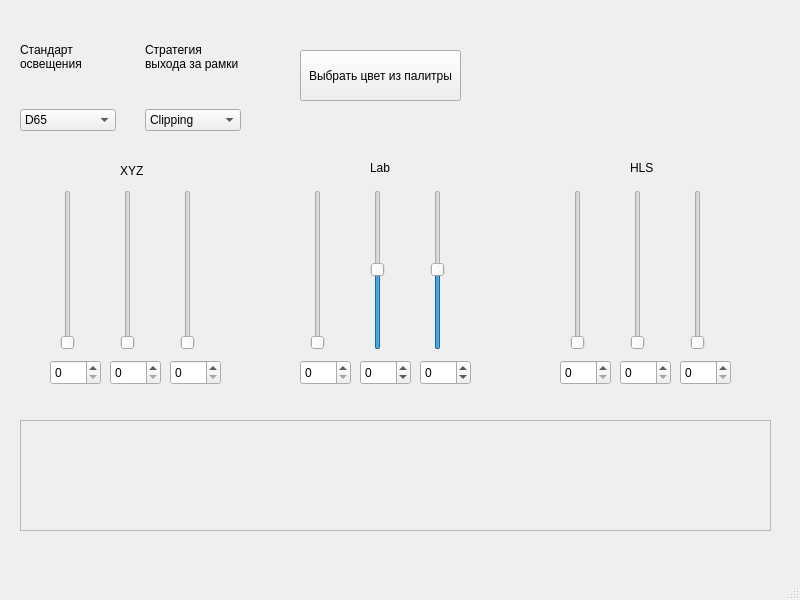
<?xml version="1.0" encoding="UTF-8"?>
<ui version="4.0">
 <class>MainWindow</class>
 <widget class="QMainWindow" name="MainWindow">
  <property name="geometry">
   <rect>
    <x>0</x>
    <y>0</y>
    <width>800</width>
    <height>600</height>
   </rect>
  </property>
  <property name="windowTitle">
   <string>MainWindow</string>
  </property>
  <widget class="QWidget" name="centralwidget">
   <widget class="QPushButton" name="btnColorPicker">
    <property name="geometry">
     <rect>
      <x>300</x>
      <y>50</y>
      <width>161</width>
      <height>51</height>
     </rect>
    </property>
    <property name="text">
     <string>Выбрать цвет из палитры</string>
    </property>
   </widget>
   <widget class="QFrame" name="previewFrame">
    <property name="geometry">
     <rect>
      <x>20</x>
      <y>420</y>
      <width>751</width>
      <height>111</height>
     </rect>
    </property>
    <property name="frameShape">
     <enum>QFrame::Shape::StyledPanel</enum>
    </property>
    <property name="frameShadow">
     <enum>QFrame::Shadow::Raised</enum>
    </property>
   </widget>
   <widget class="QLabel" name="lblWarning">
    <property name="geometry">
     <rect>
      <x>530</x>
      <y>30</y>
      <width>201</width>
      <height>91</height>
     </rect>
    </property>
    <property name="text">
     <string/>
    </property>
    <property name="wordWrap">
     <bool>true</bool>
    </property>
   </widget>
   <widget class="QSlider" name="sliderX">
    <property name="geometry">
     <rect>
      <x>60</x>
      <y>190</y>
      <width>16</width>
      <height>160</height>
     </rect>
    </property>
    <property name="maximum">
     <number>95</number>
    </property>
    <property name="orientation">
     <enum>Qt::Orientation::Vertical</enum>
    </property>
   </widget>
   <widget class="QSlider" name="sliderY">
    <property name="geometry">
     <rect>
      <x>120</x>
      <y>190</y>
      <width>16</width>
      <height>160</height>
     </rect>
    </property>
    <property name="maximum">
     <number>100</number>
    </property>
    <property name="orientation">
     <enum>Qt::Orientation::Vertical</enum>
    </property>
   </widget>
   <widget class="QSlider" name="sliderZ">
    <property name="geometry">
     <rect>
      <x>180</x>
      <y>190</y>
      <width>16</width>
      <height>160</height>
     </rect>
    </property>
    <property name="maximum">
     <number>108</number>
    </property>
    <property name="orientation">
     <enum>Qt::Orientation::Vertical</enum>
    </property>
   </widget>
   <widget class="QSpinBox" name="spinX">
    <property name="geometry">
     <rect>
      <x>50</x>
      <y>360</y>
      <width>51</width>
      <height>25</height>
     </rect>
    </property>
    <property name="maximum">
     <number>95</number>
    </property>
   </widget>
   <widget class="QSpinBox" name="spinY">
    <property name="geometry">
     <rect>
      <x>110</x>
      <y>360</y>
      <width>51</width>
      <height>25</height>
     </rect>
    </property>
    <property name="maximum">
     <number>100</number>
    </property>
   </widget>
   <widget class="QSpinBox" name="spinZ">
    <property name="geometry">
     <rect>
      <x>170</x>
      <y>360</y>
      <width>51</width>
      <height>25</height>
     </rect>
    </property>
    <property name="maximum">
     <number>108</number>
    </property>
   </widget>
   <widget class="QSlider" name="sliderL">
    <property name="geometry">
     <rect>
      <x>310</x>
      <y>190</y>
      <width>16</width>
      <height>160</height>
     </rect>
    </property>
    <property name="maximum">
     <number>100</number>
    </property>
    <property name="orientation">
     <enum>Qt::Orientation::Vertical</enum>
    </property>
   </widget>
   <widget class="QSlider" name="sliderB_lab">
    <property name="geometry">
     <rect>
      <x>430</x>
      <y>190</y>
      <width>16</width>
      <height>160</height>
     </rect>
    </property>
    <property name="minimum">
     <number>-128</number>
    </property>
    <property name="maximum">
     <number>127</number>
    </property>
    <property name="orientation">
     <enum>Qt::Orientation::Vertical</enum>
    </property>
   </widget>
   <widget class="QSlider" name="sliderA">
    <property name="geometry">
     <rect>
      <x>370</x>
      <y>190</y>
      <width>16</width>
      <height>160</height>
     </rect>
    </property>
    <property name="minimum">
     <number>-128</number>
    </property>
    <property name="maximum">
     <number>127</number>
    </property>
    <property name="orientation">
     <enum>Qt::Orientation::Vertical</enum>
    </property>
   </widget>
   <widget class="QSpinBox" name="spinL">
    <property name="geometry">
     <rect>
      <x>300</x>
      <y>360</y>
      <width>51</width>
      <height>25</height>
     </rect>
    </property>
    <property name="maximum">
     <number>100</number>
    </property>
   </widget>
   <widget class="QSpinBox" name="spinB_lab">
    <property name="geometry">
     <rect>
      <x>420</x>
      <y>360</y>
      <width>51</width>
      <height>25</height>
     </rect>
    </property>
    <property name="minimum">
     <number>-128</number>
    </property>
    <property name="maximum">
     <number>127</number>
    </property>
   </widget>
   <widget class="QSpinBox" name="spinA">
    <property name="geometry">
     <rect>
      <x>360</x>
      <y>360</y>
      <width>51</width>
      <height>25</height>
     </rect>
    </property>
    <property name="minimum">
     <number>-128</number>
    </property>
    <property name="maximum">
     <number>127</number>
    </property>
   </widget>
   <widget class="QSlider" name="sliderH">
    <property name="geometry">
     <rect>
      <x>570</x>
      <y>190</y>
      <width>16</width>
      <height>160</height>
     </rect>
    </property>
    <property name="maximum">
     <number>360</number>
    </property>
    <property name="orientation">
     <enum>Qt::Orientation::Vertical</enum>
    </property>
   </widget>
   <widget class="QSlider" name="sliderS">
    <property name="geometry">
     <rect>
      <x>690</x>
      <y>190</y>
      <width>16</width>
      <height>160</height>
     </rect>
    </property>
    <property name="maximum">
     <number>100</number>
    </property>
    <property name="orientation">
     <enum>Qt::Orientation::Vertical</enum>
    </property>
   </widget>
   <widget class="QSlider" name="sliderL_hls">
    <property name="geometry">
     <rect>
      <x>630</x>
      <y>190</y>
      <width>16</width>
      <height>160</height>
     </rect>
    </property>
    <property name="maximum">
     <number>100</number>
    </property>
    <property name="orientation">
     <enum>Qt::Orientation::Vertical</enum>
    </property>
   </widget>
   <widget class="QSpinBox" name="spinH">
    <property name="geometry">
     <rect>
      <x>560</x>
      <y>360</y>
      <width>51</width>
      <height>25</height>
     </rect>
    </property>
    <property name="maximum">
     <number>360</number>
    </property>
   </widget>
   <widget class="QSpinBox" name="spinS">
    <property name="geometry">
     <rect>
      <x>680</x>
      <y>360</y>
      <width>51</width>
      <height>25</height>
     </rect>
    </property>
    <property name="maximum">
     <number>100</number>
    </property>
   </widget>
   <widget class="QSpinBox" name="spinL_hls">
    <property name="geometry">
     <rect>
      <x>620</x>
      <y>360</y>
      <width>51</width>
      <height>25</height>
     </rect>
    </property>
    <property name="maximum">
     <number>100</number>
    </property>
   </widget>
   <widget class="QWidget" name="gridLayoutWidget">
    <property name="geometry">
     <rect>
      <x>20</x>
      <y>10</y>
      <width>221</width>
      <height>121</height>
     </rect>
    </property>
    <layout class="QGridLayout" name="gridLayout">
     <item row="1" column="2">
      <widget class="QComboBox" name="comboGamut">
       <item>
        <property name="text">
         <string>Clipping</string>
        </property>
       </item>
       <item>
        <property name="text">
         <string>Scaling</string>
        </property>
       </item>
      </widget>
     </item>
     <item row="0" column="0">
      <widget class="QLabel" name="label">
       <property name="text">
        <string>Стандарт освещения</string>
       </property>
       <property name="wordWrap">
        <bool>true</bool>
       </property>
      </widget>
     </item>
     <item row="0" column="2">
      <widget class="QLabel" name="label_2">
       <property name="text">
        <string>Стратегия выхода за рамки</string>
       </property>
       <property name="wordWrap">
        <bool>true</bool>
       </property>
      </widget>
     </item>
     <item row="1" column="0">
      <widget class="QComboBox" name="comboIlluminant">
       <property name="editable">
        <bool>false</bool>
       </property>
       <item>
        <property name="text">
         <string>D65</string>
        </property>
       </item>
       <item>
        <property name="text">
         <string>D50</string>
        </property>
       </item>
       <item>
        <property name="text">
         <string>E</string>
        </property>
       </item>
      </widget>
     </item>
     <item row="0" column="1">
      <widget class="QLabel" name="label_3">
       <property name="text">
        <string>     </string>
       </property>
      </widget>
     </item>
    </layout>
   </widget>
   <widget class="QLabel" name="label_4">
    <property name="geometry">
     <rect>
      <x>120</x>
      <y>160</y>
      <width>51</width>
      <height>21</height>
     </rect>
    </property>
    <property name="text">
     <string>XYZ</string>
    </property>
   </widget>
   <widget class="QLabel" name="label_5">
    <property name="geometry">
     <rect>
      <x>370</x>
      <y>160</y>
      <width>49</width>
      <height>16</height>
     </rect>
    </property>
    <property name="text">
     <string>Lab</string>
    </property>
   </widget>
   <widget class="QLabel" name="label_6">
    <property name="geometry">
     <rect>
      <x>630</x>
      <y>160</y>
      <width>49</width>
      <height>16</height>
     </rect>
    </property>
    <property name="text">
     <string>HLS</string>
    </property>
   </widget>
  </widget>
  <widget class="QMenuBar" name="menubar">
   <property name="geometry">
    <rect>
     <x>0</x>
     <y>0</y>
     <width>800</width>
     <height>21</height>
    </rect>
   </property>
  </widget>
  <widget class="QStatusBar" name="statusbar"/>
 </widget>
 <resources/>
 <connections/>
</ui>
